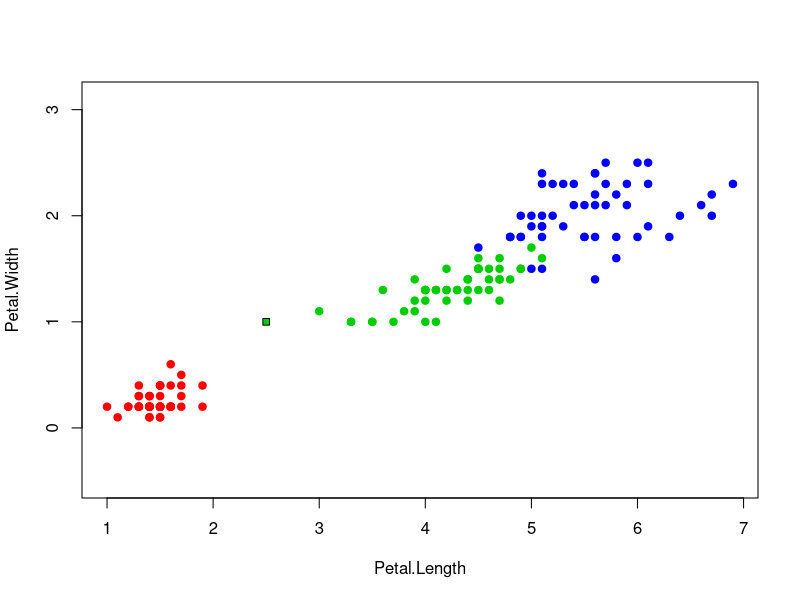

Write the R code that produced this figure.
euclideanDistance <- function(u, v)
{
	sqrt(sum((u - v)^2))
}
 
sortObjectsByDist <- function(xl, z, metricFunction =
euclideanDistance)
{
	l <- dim(xl)[1]
	n <- dim(xl)[2] - 1
	distances <- matrix(NA, l, 2)
	for (i in 1:l)
	{
		distances[i, ] <- c(i, metricFunction(xl[i, 1:n], z))
	}

	orderedXl <- xl[order(distances[, 2]), ]
	return (orderedXl);
}

kNN <- function(xl, z, k)
{
	orderedXl <- sortObjectsByDist(xl, z)
	n <- dim(orderedXl)[2] - 1
	classes <- orderedXl[1:k, n + 1]
	counts <- table(classes)
	class <- names(which.max(counts))
	return (class)
}

colors <- c("setosa" = "red", "versicolor" = "green3",
"virginica" = "blue")
plot(iris[, 3:4], pch = 21, bg = colors[iris$Species], col = colors[iris$Species], asp = 1)
z <- c(2.5, 1) 
xl <- iris[, 3:5] 
class <- kNN(xl, z, k=1)
points(z[1], z[2], pch = 22, bg = colors[class], asp = 1) 
